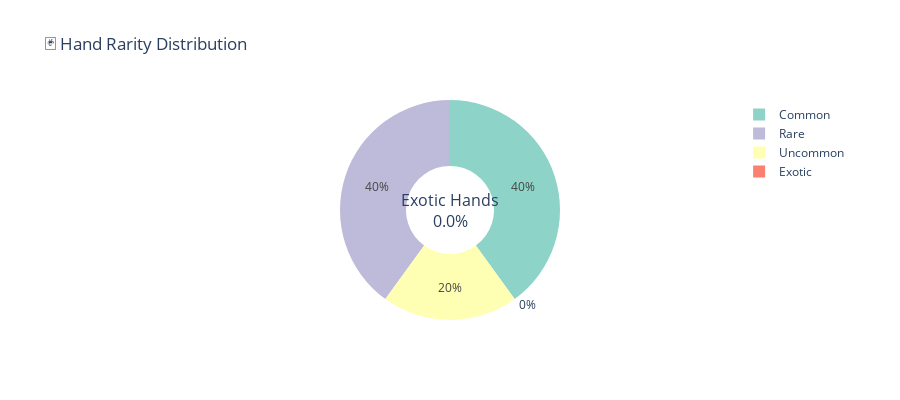

Source (notebook cell):
### Code cell
# Hand rarity and exotic hand analysis

def create_hand_rarity_analysis(tournament_data: Dict):
    """Analyze the rarity and frequency of different hand types."""
    hand_frequency = tournament_data["hand_frequency"]
    
    # Categorize hands by rarity
    common_hands = ["High Card", "One Pair", "Two Pair"]
    uncommon_hands = ["Three of a Kind", "Straight", "Flush"]
    rare_hands = ["Full House", "Four of a Kind", "Straight Flush"]
    exotic_hands = ["Royal Flush", "Flush Four", "Sandwich Hand", "Odd Straight", 
                   "Even Straight", "Skipping Straight", "Rainbow Straight", 
                   "Flush House", "Five of a Kind", "Flush Five"]
    
    categories = {
        "Common": sum(hand_frequency.get(hand, 0) for hand in common_hands),
        "Uncommon": sum(hand_frequency.get(hand, 0) for hand in uncommon_hands),
        "Rare": sum(hand_frequency.get(hand, 0) for hand in rare_hands),
        "Exotic": sum(hand_frequency.get(hand, 0) for hand in exotic_hands)
    }
    
    # Create donut chart
    fig = go.Figure(data=[go.Pie(
        labels=list(categories.keys()),
        values=list(categories.values()),
        hole=0.4,
        marker_colors=px.colors.qualitative.Set3
    )])
    
    fig.update_layout(
        title="🃏 Hand Rarity Distribution",
        template="plotly_white",
        height=400
    )
    
    # Add center text
    total_hands = sum(categories.values())
    exotic_pct = (categories["Exotic"] / total_hands * 100) if total_hands > 0 else 0
    
    fig.add_annotation(
        text=f"Exotic Hands<br>{exotic_pct:.1f}%",
        x=0.5, y=0.5,
        font_size=16,
        showarrow=False
    )
    
    return fig

# Create and display hand rarity analysis
print("🃏 ANALYZING HAND RARITY DISTRIBUTION")
print("-" * 40)

hand_rarity_chart = create_hand_rarity_analysis(tournament_data)
hand_rarity_chart.show()

print("✅ Hand rarity analysis displayed above!")

# Show detailed breakdown
print("\nDetailed Hand Frequency:")
for hand_type, count in sorted(tournament_data["hand_frequency"].items(), 
                              key=lambda x: x[1], reverse=True):
    percentage = (count / tournament_data["num_rounds"]) * 100
    print(f"  {hand_type}: {count} times ({percentage:.1f}%)")

### Figure 1 — Plotly figure (JSON) as saved in the notebook; plotly's stock layout.template omitted (floating-point values rounded to 4 significant figures)
{"data": [{"hole": 0.4, "labels": ["Common", "Uncommon", "Rare", "Exotic"], "marker": {"colors": ["rgb(141,211,199)", "rgb(255,255,179)", "rgb(190,186,218)", "rgb(251,128,114)", "rgb(128,177,211)", "rgb(253,180,98)", "rgb(179,222,105)", "rgb(252,205,229)", "rgb(217,217,217)", "rgb(188,128,189)", "rgb(204,235,197)", "rgb(255,237,111)"]}, "type": "pie", "values": [2, 1, 2, 0]}], "layout": {"annotations": [{"font": {"size": 16}, "showarrow": false, "text": "Exotic Hands<br>0.0%", "x": 0.5, "y": 0.5}], "height": 400, "title": {"text": "🃏 Hand Rarity Distribution"}}}
